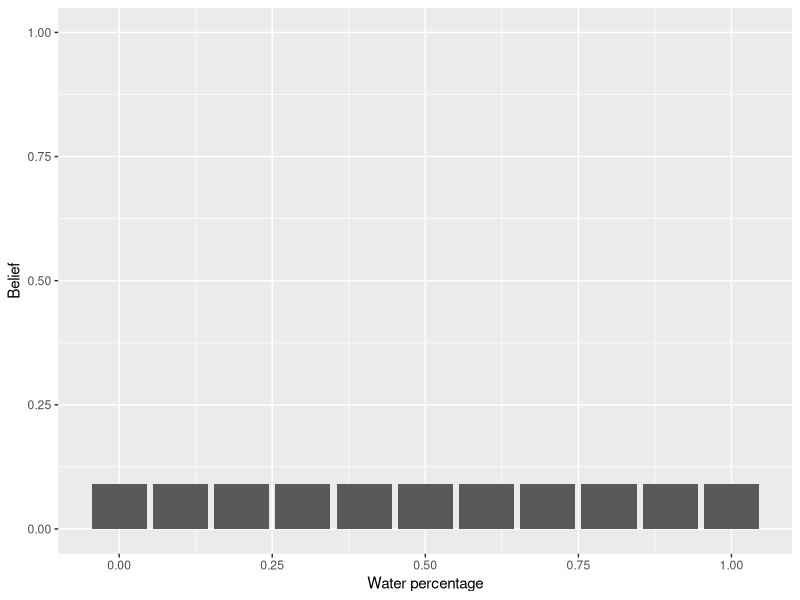
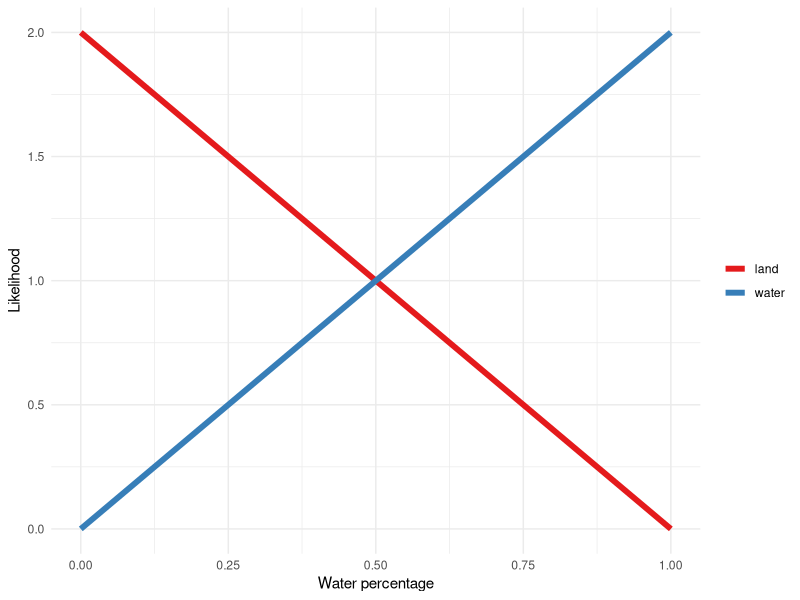
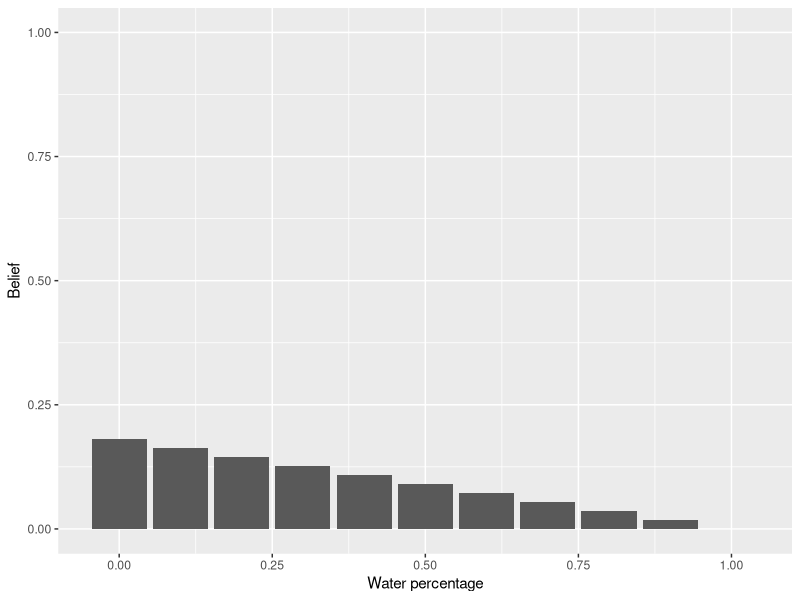
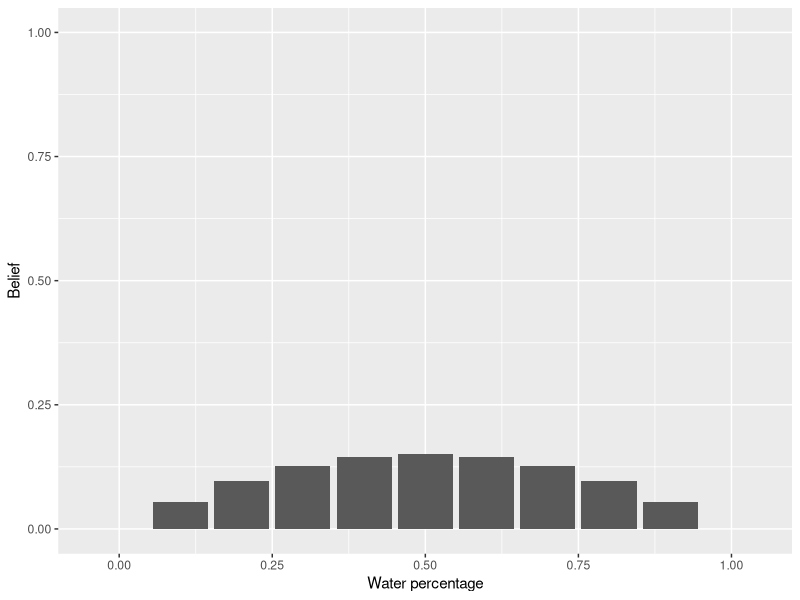
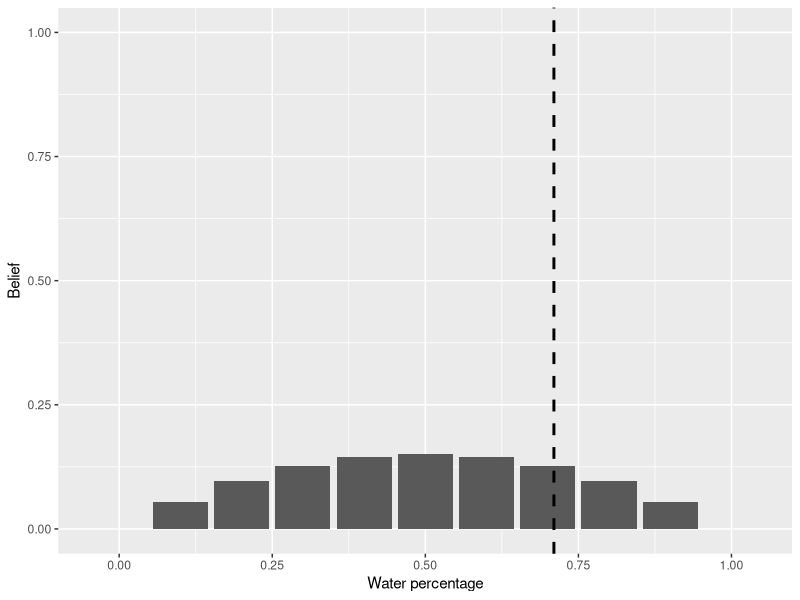

Reproduce these figures in R, in order.
# library
library(tidyverse)
library(ggplot2)

# x axis
x <- seq(0, 1, 0.1)

# prior
prior <- rep(1, 11) / 11

# plot our initial belief
df <- data.frame(x, prior)
ggplot(df, aes(x, prior)) +
  geom_bar(stat = "identity") +
  xlab("Water percentage") +
  ylab("Belief") +
  ylim(0, 1)

# water
water <- x * 2

# land
land <- 2 - water

# plot likelihood
df <- data.frame(x, y = water, group = "water")
df <- rbind(df, data.frame(x, y = land, group = "land"))
ggplot(df, aes(x, y, color = group)) +
  geom_line(size = 2) +
  xlab("Water percentage") +
  ylab("Likelihood") +
  scale_color_brewer(palette = "Set1") +
  theme_minimal() +
  theme(legend.title = element_blank())

# set posterior
our_belief <- NULL

saw_land <- function(our_belief) {
  # calculate the posterior
  if (is.null(our_belief)) {
    posterior <- prior * land
  } else {
    posterior <- our_belief * land
  }
  posterior <- posterior / sum(posterior)

  # plot
  df <- data.frame(x, posterior)
  p <- ggplot(df, aes(x, posterior)) +
    geom_bar(stat = "identity") +
    xlab("Water percentage") +
    ylab("Belief") +
    ylim(0, 1)
  print(p)

  results <- list(our_belief = posterior, plot = p)
  return(results)
}

saw_water <- function(our_belief) {
  # calculate the posterior
  if (is.null(our_belief)) {
    posterior <- prior * water
  } else {
    posterior <- our_belief * water
  }
  posterior <- posterior / sum(posterior)

  # plot
  df <- data.frame(x, posterior)
  p <- ggplot(df, aes(x, posterior)) +
    geom_bar(stat = "identity") +
    xlab("Water percentage") +
    ylab("Belief") +
    ylim(0, 1)
  print(p)

  results <- list(our_belief = posterior, plot = p)
  return(results)
}

# init belief is equal to prior
r <- list()
r$our_belief <- prior

# sample location from https://www.realrandom.net/location.html

# saw land
r <- saw_land(r$our_belief)

# saw water
r <- saw_water(r$our_belief)

# plot the truth
r$plot +
  geom_vline(xintercept = 0.71, linetype = "dashed", size = 1)
